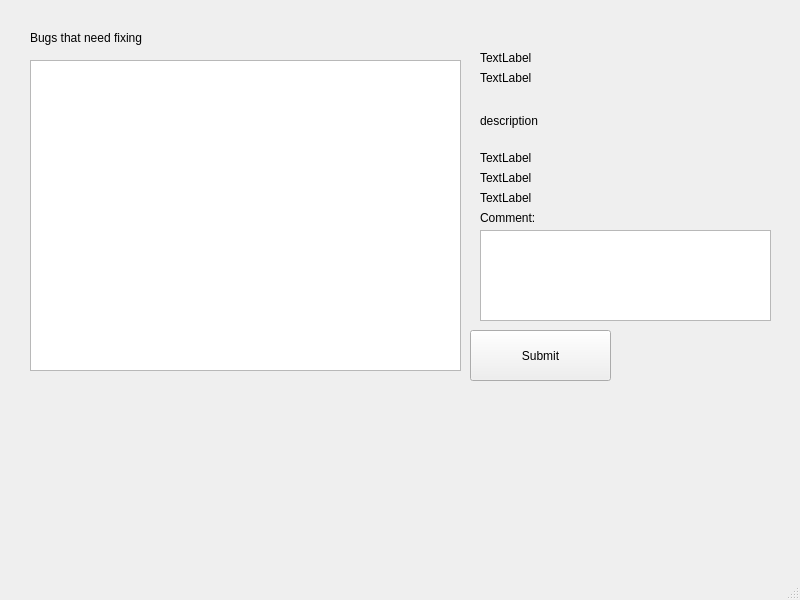
<?xml version="1.0" encoding="UTF-8"?>
<ui version="4.0">
 <class>DeveloperPage</class>
 <widget class="QMainWindow" name="DeveloperPage">
  <property name="geometry">
   <rect>
    <x>0</x>
    <y>0</y>
    <width>800</width>
    <height>600</height>
   </rect>
  </property>
  <property name="windowTitle">
   <string>MainWindow</string>
  </property>
  <widget class="QWidget" name="centralwidget">
   <widget class="QTableView" name="tableView">
    <property name="geometry">
     <rect>
      <x>30</x>
      <y>60</y>
      <width>431</width>
      <height>311</height>
     </rect>
    </property>
   </widget>
   <widget class="QLabel" name="label">
    <property name="geometry">
     <rect>
      <x>30</x>
      <y>30</y>
      <width>291</width>
      <height>16</height>
     </rect>
    </property>
    <property name="text">
     <string>Bugs that need fixing</string>
    </property>
   </widget>
   <widget class="QLabel" name="creation">
    <property name="geometry">
     <rect>
      <x>480</x>
      <y>70</y>
      <width>221</width>
      <height>16</height>
     </rect>
    </property>
    <property name="text">
     <string>TextLabel</string>
    </property>
   </widget>
   <widget class="QPushButton" name="pushButton_submit">
    <property name="enabled">
     <bool>true</bool>
    </property>
    <property name="geometry">
     <rect>
      <x>470</x>
      <y>330</y>
      <width>141</width>
      <height>51</height>
     </rect>
    </property>
    <property name="text">
     <string>Submit</string>
    </property>
   </widget>
   <widget class="QLabel" name="label_bug_id">
    <property name="geometry">
     <rect>
      <x>480</x>
      <y>50</y>
      <width>59</width>
      <height>16</height>
     </rect>
    </property>
    <property name="text">
     <string>TextLabel</string>
    </property>
   </widget>
   <widget class="QLabel" name="label_version">
    <property name="geometry">
     <rect>
      <x>480</x>
      <y>190</y>
      <width>281</width>
      <height>16</height>
     </rect>
    </property>
    <property name="text">
     <string>TextLabel</string>
    </property>
   </widget>
   <widget class="QLabel" name="label_product">
    <property name="geometry">
     <rect>
      <x>480</x>
      <y>150</y>
      <width>281</width>
      <height>16</height>
     </rect>
    </property>
    <property name="text">
     <string>TextLabel</string>
    </property>
   </widget>
   <widget class="QLabel" name="label_component">
    <property name="geometry">
     <rect>
      <x>480</x>
      <y>170</y>
      <width>281</width>
      <height>16</height>
     </rect>
    </property>
    <property name="text">
     <string>TextLabel</string>
    </property>
   </widget>
   <widget class="QLabel" name="triage_comment">
    <property name="geometry">
     <rect>
      <x>480</x>
      <y>210</y>
      <width>111</width>
      <height>16</height>
     </rect>
    </property>
    <property name="text">
     <string>Comment:</string>
    </property>
   </widget>
   <widget class="QTextEdit" name="textEdit_comment">
    <property name="geometry">
     <rect>
      <x>480</x>
      <y>230</y>
      <width>291</width>
      <height>91</height>
     </rect>
    </property>
   </widget>
   <widget class="QLabel" name="label_description">
    <property name="geometry">
     <rect>
      <x>480</x>
      <y>90</y>
      <width>281</width>
      <height>61</height>
     </rect>
    </property>
    <property name="text">
     <string>description</string>
    </property>
   </widget>
  </widget>
  <widget class="QMenuBar" name="menubar">
   <property name="geometry">
    <rect>
     <x>0</x>
     <y>0</y>
     <width>800</width>
     <height>22</height>
    </rect>
   </property>
  </widget>
  <widget class="QStatusBar" name="statusbar"/>
 </widget>
 <resources/>
 <connections/>
</ui>
